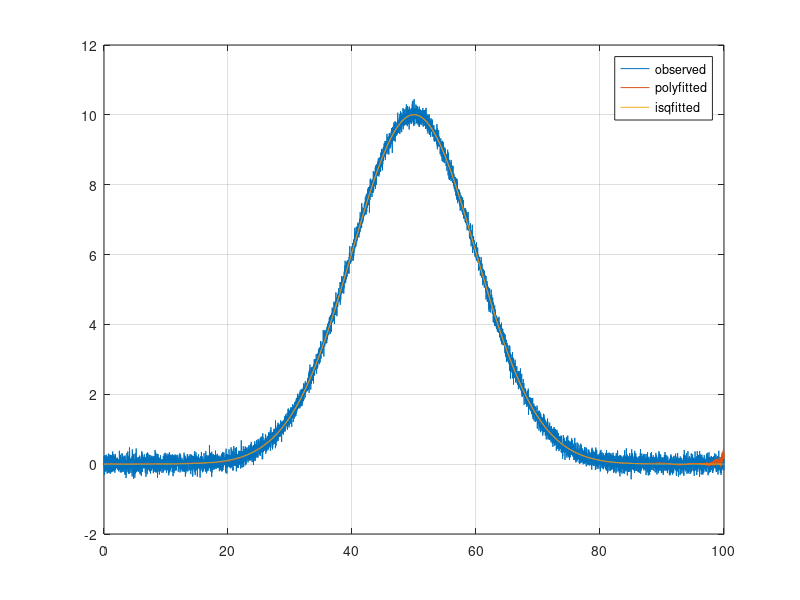

This chart was generated by the following MATLAB code:
clc;
close all;
x=0:0.01:100;
a=10;
b=50;
c=0.1;
y=a*(exp((-(x-b).^2)/2*c.^2));
y0=awgn(y,30,'measured');
ap=polyfit(x,y0,100);
yp=polyval(ap,x);
MSEp=mean((y0-yp).^2)

F=@(a,x)(a(1)*(exp((-(x-a(2)).^2)/2*a(3).^2)));
ai=[3 40 .1];
[al]=lsqcurvefit(F,ai,x,y0)
yl=F(al,x);
MSEl=mean((y0-yl).^2)


figure 
plot(x,y0)
hold on
plot(x,yp)
hold on
plot(x,yl)
grid on
legend('observed','polyfitted','isqfitted')